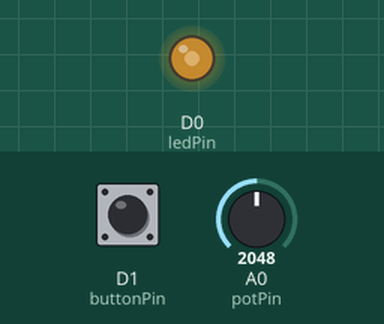
The sketch below on a simulated Particle Photon. Parts: output pins drawn as LEDs (lit = HIGH). Inputs (shaded band) come from the test bench; at power-on: A0 (potPin) = 2048, D1 (buttonPin) HIGH.

Above: at 1.8 s.
1.9 s: A0 (potPin) set to 2866
At 3.2 s:
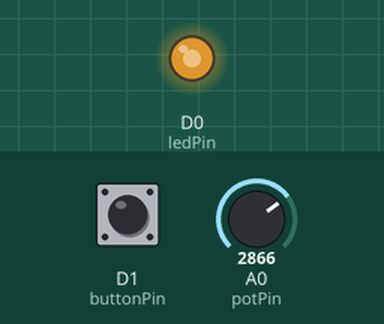
3.5 s: A0 (potPin) set to 3603
At 4.7 s:
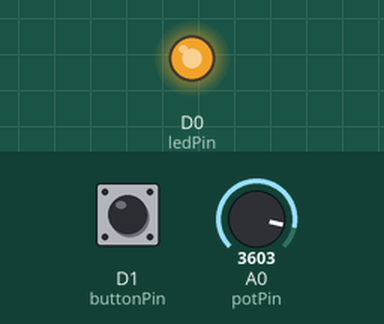
5.5 s: A0 (potPin) set to 491
At 6.3 s:
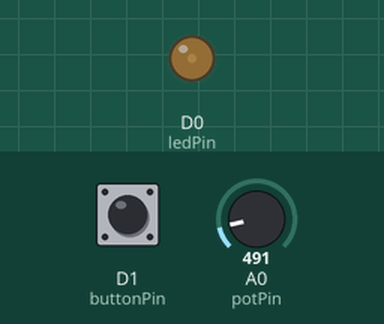
7.5 s: A0 (potPin) set to 0
At 9.0 s:
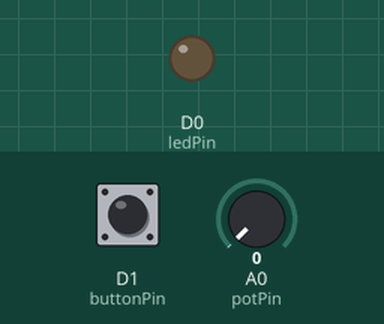
9.5 s: A0 (potPin) set to 2047
At 10.5 s:
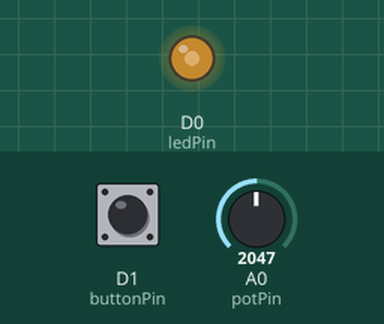
Timing chart, 0 to 12.5 s (numbered marks = the images above; inputs shaded):
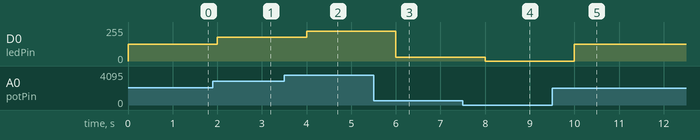

The sketch:

LED.ino
```cpp
// Define a pin we'll place an LED on
int ledPin = D0;

// Our button wired to D0
int buttonPin = D1;

// Define a pin that we'll place the pot on
int potPin = A0;

// Create a variable to hold the pot reading
int potReading = 0;

// Create a variable to store the LED brightness.
int ledBrightness = 0;

void setup()
{
  // Set up the LED for output
  pinMode(ledPin, OUTPUT);

  // For input, we define the
  // pushbutton as an input-pullup
  // this uses an internal pullup resistor
  // to manage consistent reads from the device

  pinMode( buttonPin , INPUT_PULLUP); // sets pin as input

  // Create a cloud variable of type integer
  // called 'dial' mapped to potReading

  Particle.variable("dial", &potReading, INT);

  Particle.variable("brightness", &ledBrightness, INT);


}

void loop()
{
  // Use analogRead to read the potentiometer reading
  // This gives us a value from 0 to 4095
  potReading = analogRead(potPin);

  // Map this value into the PWM range (0-255)
  // and store as the led brightness
  ledBrightness = map(potReading, 0, 4095, 0, 255);

  // fade the LED to the desired brightness
  analogWrite(ledPin, ledBrightness);

  int buttonState = digitalRead( buttonPin );

	 if( buttonState == LOW )
	 {
	  // turn the LED On
	  Particle.publish( "iveBeenPushed" );
	 }

  // wait 1/10th of a second and then loop
  delay(1000);

}
```

Measured:
- after the input at 1.9 s, D0 (ledPin): 127/255 → 178/255 after 0.10 s
- after the input at 3.5 s, D0 (ledPin): 178/255 → 224/255 after 0.50 s
- after the input at 5.5 s, D0 (ledPin): 224/255 → 30/255 after 0.50 s
- after the input at 7.5 s, D0 (ledPin): 30/255 → 0/255 after 0.50 s
- after the input at 9.5 s, D0 (ledPin): 0/255 → 127/255 after 0.50 s
